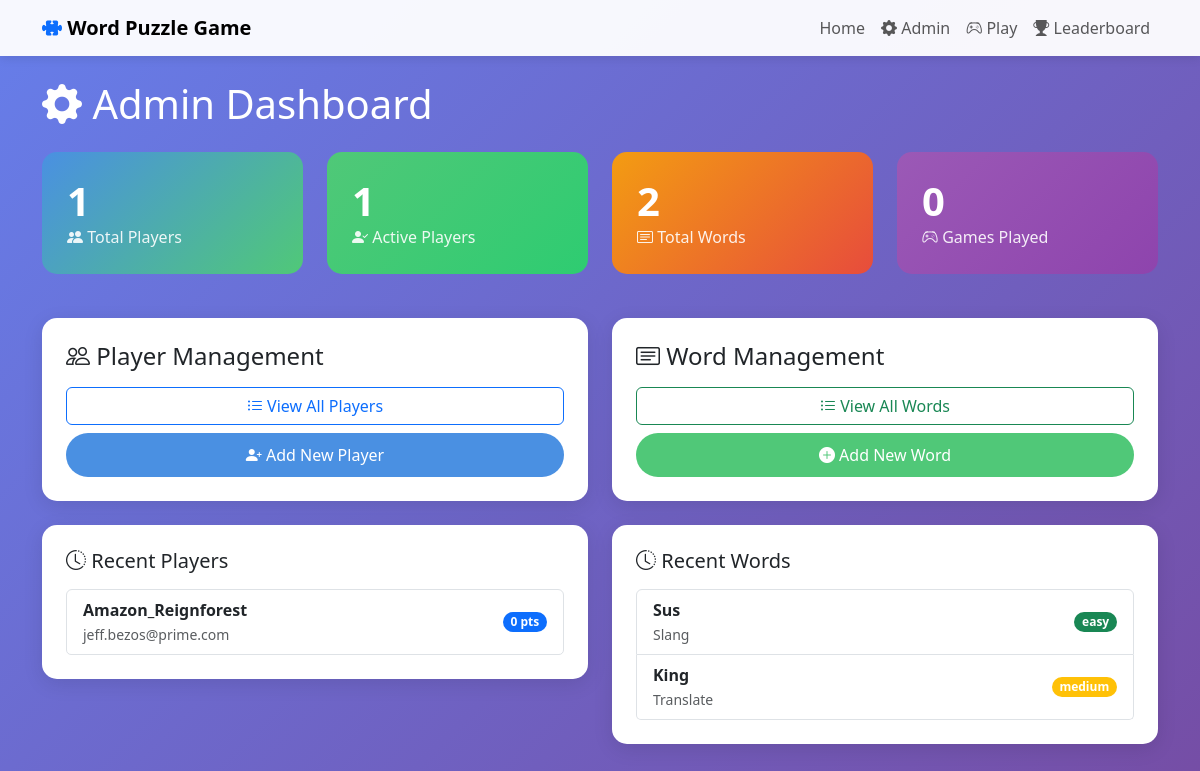
The app's page /admin/ with its own data.
### app/models.py (models this page shows, shortened)
class Player(db.Model):
    __tablename__ = 'players'
    id = db.Column(db.Integer, primary_key=True)
    username = db.Column(db.String(50), unique=True, nullable=False)
    email = db.Column(db.String(100), unique=True, nullable=False)
    full_name = db.Column(db.String(100), nullable=False)
    total_score = db.Column(db.Integer, default=0)
    games_played = db.Column(db.Integer, default=0)
    created_at = db.Column(db.DateTime, default=datetime.utcnow)
    updated_at = db.Column(db.DateTime, default=datetime.utcnow, onupdate=datetime.utcnow)
    is_active = db.Column(db.Boolean, default=True)
    game_scores = db.relationship('GameScore', backref='player', lazy=True, cascade='all, delete-orphan')

class Word(db.Model):
    __tablename__ = 'words'
    id = db.Column(db.Integer, primary_key=True)
    word = db.Column(db.String(100), unique=True, nullable=False)
    category = db.Column(db.String(50), nullable=False)  # Slang, Rhyme, Translate, etc.
    difficulty = db.Column(db.String(20), default='medium')  # easy, medium, hard
    hint = db.Column(db.String(200))
    answer = db.Column(db.String(100))  # For certain game modes
    translation = db.Column(db.String(100))  # For translate mode
    opposite = db.Column(db.String(100))  # For opposites mode
    rhyme_with = db.Column(db.String(100))  # For rhyme time mode
    context_sentence = db.Column(db.Text)  # For contextual mode
    is_active = db.Column(db.Boolean, default=True)
    created_at = db.Column(db.DateTime, default=datetime.utcnow)

### app/routes.py (the view)
@admin_bp.route('/')
def admin_dashboard():
    total_players = Player.query.count()
    active_players = Player.query.filter_by(is_active=True).count()
    total_words = Word.query.count()
    total_games = GameScore.query.count()
    recent_players = Player.query.order_by(desc(Player.created_at)).limit(5).all()
    recent_words = Word.query.order_by(desc(Word.created_at)).limit(5).all()
    return render_template('admin/dashboard.html',
                         total_players=total_players,
                         active_players=active_players,
                         total_words=total_words,
                         total_games=total_games,
                         recent_players=recent_players,
                         recent_words=recent_words)

### app/templates/admin/dashboard.html (shortened to what this page needs)
{% extends "base.html" %}
{% block content %}
<h1 class="mb-4 text-white">
    <i class="bi bi-gear-fill"></i> Admin Dashboard
</h1>
<div class="row mb-4">
    <div class="col-md-3">
        <div class="stat-card">
            <h3>{{ total_players }}</h3>
            <p><i class="bi bi-people-fill"></i> Total Players</p>
        </div>
    </div>
    <div class="col-md-3">
        <div class="stat-card" style="background: linear-gradient(135deg, #50c878, #2ecc71);">
            <h3>{{ active_players }}</h3>
            <p><i class="bi bi-person-check-fill"></i> Active Players</p>
        </div>
    </div>
    <div class="col-md-3">
        <div class="stat-card" style="background: linear-gradient(135deg, #f39c12, #e74c3c);">
            <h3>{{ total_words }}</h3>
            <p><i class="bi bi-card-text"></i> Total Words</p>
        </div>
    </div>
    <div class="col-md-3">
        <div class="stat-card" style="background: linear-gradient(135deg, #9b59b6, #8e44ad);">
            <h3>{{ total_games }}</h3>
            <p><i class="bi bi-controller"></i> Games Played</p>
        </div>
    </div>
</div>
<div class="row">
    <div class="col-md-6">
        <div class="card p-4 mb-4">
            <h4 class="mb-3">
                <i class="bi bi-people"></i> Player Management
            </h4>
            <div class="d-grid gap-2">
                <a href="{{ url_for('admin.list_players') }}" class="btn btn-outline-primary">
                    <i class="bi bi-list-ul"></i> View All Players
                </a>
                <a href="{{ url_for('admin.add_player') }}" class="btn btn-primary">
                    <i class="bi bi-person-plus-fill"></i> Add New Player
                </a>
            </div>
        </div>
    </div>
    <div class="col-md-6">
        <div class="card p-4 mb-4">
            <h4 class="mb-3">
                <i class="bi bi-card-text"></i> Word Management
            </h4>
            <div class="d-grid gap-2">
                <a href="{{ url_for('admin.list_words') }}" class="btn btn-outline-success">
                    <i class="bi bi-list-ul"></i> View All Words
                </a>
                <a href="{{ url_for('admin.add_word') }}" class="btn btn-success">
                    <i class="bi bi-plus-circle-fill"></i> Add New Word
                </a>
            </div>
        </div>
    </div>
</div>
<div class="row">
    <div class="col-md-6">
        <div class="card p-4">
            <h5 class="mb-3">
                <i class="bi bi-clock-history"></i> Recent Players
            </h5>
            {% if recent_players %}
                <div class="list-group">
                    {% for player in recent_players %}
                    <div class="list-group-item">
                        <div class="d-flex justify-content-between align-items-center">
                            <div>
                                <strong>{{ player.username }}</strong>
                                <br>
                                <small class="text-muted">{{ player.email }}</small>
                            </div>
                            <span class="badge bg-primary rounded-pill">
                                {{ player.total_score }} pts
                            </span>
                        </div>
                    </div>
                    {% endfor %}
                </div>
            {% else %}
                <p class="text-muted">No players yet</p>
            {% endif %}
        </div>
    </div>
    <div class="col-md-6">
        <div class="card p-4">
            <h5 class="mb-3">
                <i class="bi bi-clock-history"></i> Recent Words
            </h5>
            {% if recent_words %}
                <div class="list-group">
                    {% for word in recent_words %}
                    <div class="list-group-item">
                        <div class="d-flex justify-content-between align-items-center">
                            <div>
                                <strong>{{ word.word }}</strong>
                                <br>
                                <small class="text-muted">{{ word.category }}</small>
                            </div>
                            <span class="badge bg-{{ 'success' if word.difficulty == 'easy' else 'warning' if word.difficulty == 'medium' else 'danger' }} rounded-pill">
                                {{ word.difficulty }}
                            </span>
                        </div>
                    </div>
                    {% endfor %}
                </div>
            {% else %}
                <p class="text-muted">No words yet</p>
            {% endif %}
        </div>
    </div>
</div>
{% endblock %}

### app/templates/base.html (style rules this page uses)
:root { --primary-color: #4a90e2; --secondary-color: #50c878; --accent-color: #f39c12; }
body { font-family: 'Segoe UI', Tahoma, Geneva, Verdana, sans-serif; background: linear-gradient(135deg, #667eea 0%, #764ba2 100%); min-height: 100vh; }
.card { border: none; border-radius: 15px; box-shadow: 0 5px 20px rgba(0, 0, 0, 0.1); transition: transform 0.3s; }
.btn-primary { background-color: var(--primary-color); border: none; border-radius: 25px; padding: 10px 25px; }
.btn-success { background-color: var(--secondary-color); border: none; border-radius: 25px; padding: 10px 25px; }
.stat-card { background: linear-gradient(135deg, var(--primary-color), var(--secondary-color)); color: white; border-radius: 15px; padding: 25px; margin-bottom: 20px; }
.stat-card h3 { font-size: 2.5em; font-weight: bold; margin: 0; }
.stat-card p { margin: 0; opacity: 0.9; }

### records on screen
Player: username "Amazon_Reignforest", email "jeff.bezos@prime.com", total_score "0"
Word: word "Sus", category "Slang", difficulty "easy"
Word: word "King", category "Translate", difficulty "medium"

### other values on screen
{{ total_players }} "1"
{{ active_players }} "1"
{{ total_words }} "2"
{{ total_games }} "0"
